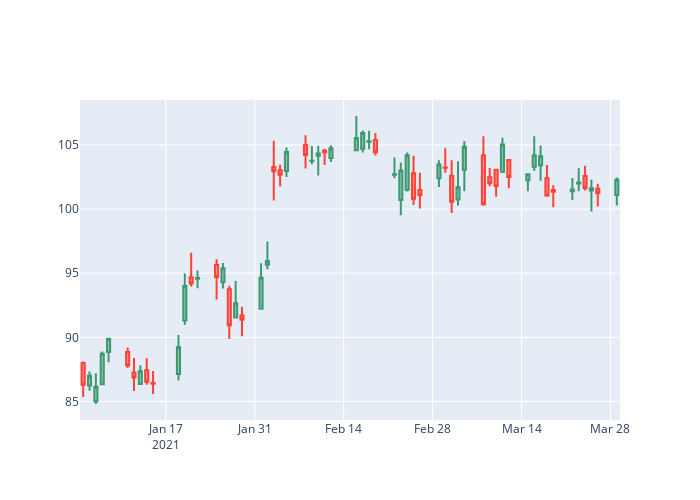

Here is the notebook cell this chart was saved with:
### Markdown cell above
## Simple candlestick

Once we've opened our dataset, we'll now **create the graph**.

We have to **specify which column to use** for opening, closing etc. In our case, it's pretty intuitive:

### Code cell
fig = go.Figure(data=[go.Candlestick(
                x = stock_data.index, # date values
                open = stock_data['Open'],
                high = stock_data['High'],
                low = stock_data['Low'],
                close = stock_data['Close'])])

# Mask a default range slider
fig.update_layout(xaxis_rangeslider_visible=False)

# Set layout size
fig.update_layout(
    autosize=False,
    width=700,
    height=500)
